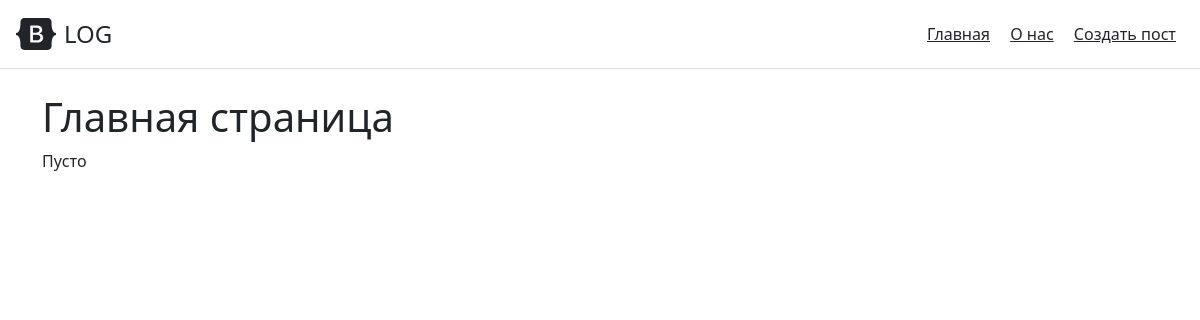
Before: / with the older database file.
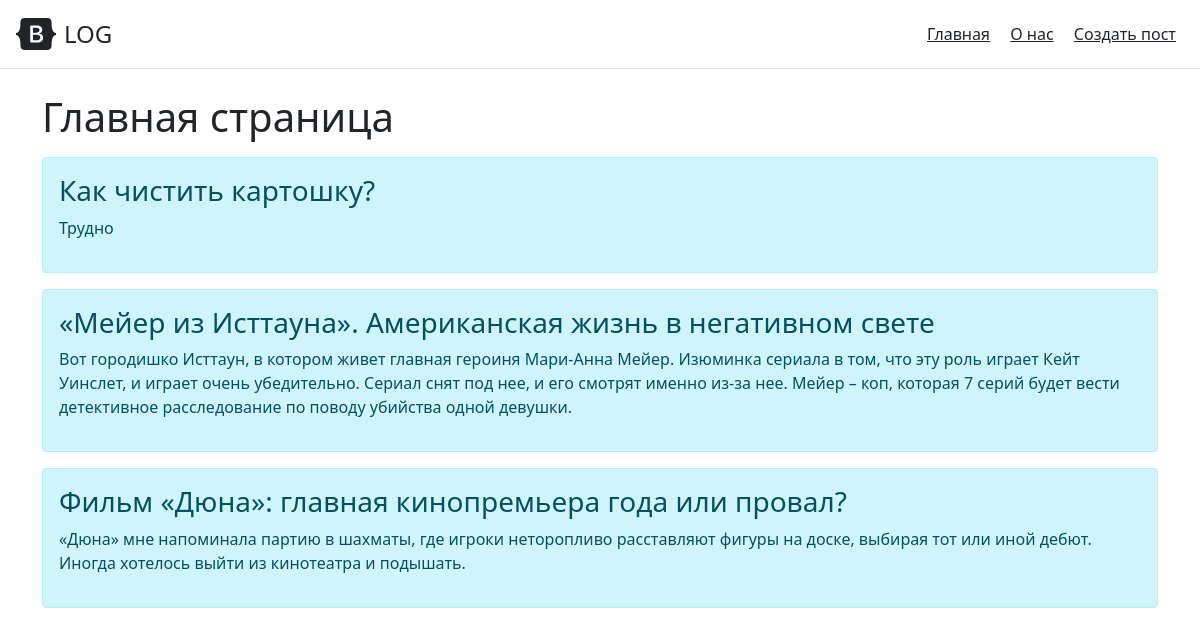
After: the same page with the newer database file.
### main/models.py (models this page shows, shortened)
class Post(models.Model):
    title = models.CharField('Тема', max_length=255)
    post = models.TextField('Описание')
    class Meta:
        verbose_name = 'Пост'
        verbose_name_plural = 'Посты'

### main/views.py (the view)
# urls.py: path('', views.index, name='home'),
def index(request):
    posts = Post.objects.order_by('-id')
    return render(request, 'main/index.html', {'title': 'Главная страница сайта', 'posts': posts})

### main/templates/main/index.html (shortened to what this page needs)
{% extends 'main/base.html' %}
{% block content %}
    <h1>Главная страница</h1>
    {% if posts %}
        {% for el in posts %}
            <div class="alert alert-info mt-3">
                <h3>{{ el.title }}</h3>
                <p>{{ el.post }}</p>
            </div>
        {% endfor %}
    {% else %}
        <p>Пусто</p>
    {% endif %}
{% endblock %}

### main/templates/main/base.html (shortened to what this page needs)
<!doctype html>
<html lang="ru">
<head>
    <link rel="stylesheet" href="https://cdn.jsdelivr.net/npm/bootstrap@5.1.3/dist/css/bootstrap.min.css">
</head>
<body>
    <div class="d-flex flex-column flex-md-row align-items-center p-3 mb-4 border-bottom">
      <a href="/" class="d-flex align-items-center text-dark text-decoration-none">
        <span class="fs-4 mr-md-auto font-weight-normal">LOG</span>
      </a>
      <nav class="my-2 my-md-0 ms-md-auto">
        <a class="p-2 text-dark" href="{% url 'home' %}">Главная</a>
        <a class="p-2 text-dark" href="{% url 'about' %}">О нас</a>
        <a class="p-2 text-dark" href="{% url 'create' %}">Создать пост</a>
      </nav>
    </div>
    <div class="container">
        {% block content %}{% endblock %}
    </div>
</body>
</html>

Changed rows visible on the page:
added Post: title "Как чистить картошку?", post "Трудно"
added Post: title "«Мейер из Исттауна». Американская жизнь в негативном свете", post "Вот городишко Исттаун, в котором живет главная героиня Мари-Анна Мейер. Изюминка сериала в том, что эту роль играет Кейт Уинслет, и играет очень убедительно. Сериал снят под нее, и его смотрят именно из-за нее. Мейер – коп, которая 7 серий будет вести детективное расследование по поводу убийства одной девушки."
added Post: title "Фильм «Дюна»: главная кинопремьера года или провал?", post "«Дюна» мне напоминала партию в шахматы, где игроки неторопливо расставляют фигуры на доске, выбирая тот или иной дебют. Иногда хотелось выйти из кинотеатра и подышать."
Other visible differences:
text no longer shown: "Пусто"
